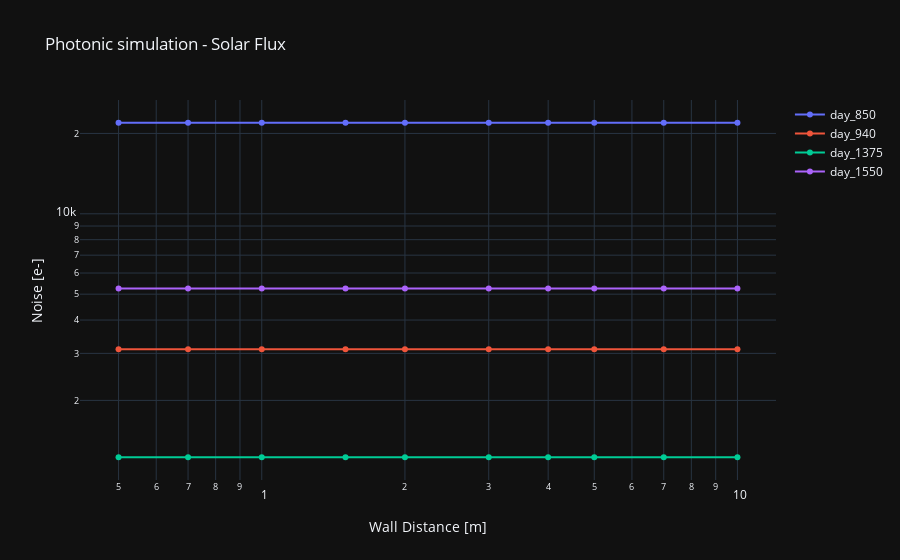

This figure's notebook cell:
### Markdown cell above
## Solar

### Code cell
test_cfg = ['fake_tof_day_850','fake_tof_day_940','fake_tof_day_1375','fake_tof_day_1550']
data = [0,1,2,3]
# test_cfg = ['fake_tof_day_940','fake_tof_day_1375']
# data = [0,1]
for i, cfg in enumerate(test_cfg):
    photonic = Photonic(config=cfg)
    photonic = overide_phototonic(photonic)
    dist_vec = np.array([0.5,0.7,1,1.5,2,3,4,5,7,10])
    solar=photonic.photoelectron(
        siliconFlux=photonic.siliconFlux(
        wall_flux=photonic.wallFlux(dist_vec=dist_vec,light_type='solar')))
    trace0 = go.Scatter(x=dist_vec, y=solar,   # Select 'lines', 'markers' or 'lines+markers'
                        mode='lines+markers', name=cfg[9:])
    data[i] = trace0

layout = dict(title='Photonic simulation - Solar Flux',
              xaxis=dict(title='Wall Distance [m]', type='log'),  # Select 'log' or 'linear'
              yaxis=dict(title='Noise [e-]',type='log'),  # Select 'log' or 'linear'
              template='plotly_dark',
              barmode='group',
              hovermode='x')

iplot(dict(data=data, layout=layout))

### Figure 1 — Plotly figure (JSON) as saved in the notebook; plotly's stock layout.template omitted (floating-point values rounded to 4 significant figures)
{"data": [{"mode": "lines+markers", "name": "day_850", "type": "scatter", "x": [0.5, 0.7, 1, 1.5, 2, 3, 4, 5, 7, 10], "y": [21930.0, 21930.0, 21930.0, 21930.0, 21930.0, 21930.0, 21930.0, 21930.0, 21930.0, 21930.0]}, {"mode": "lines+markers", "name": "day_940", "type": "scatter", "x": [0.5, 0.7, 1, 1.5, 2, 3, 4, 5, 7, 10], "y": [3107.0, 3107.0, 3107.0, 3107.0, 3107.0, 3107.0, 3107.0, 3107.0, 3107.0, 3107.0]}, {"mode": "lines+markers", "name": "day_1375", "type": "scatter", "x": [0.5, 0.7, 1, 1.5, 2, 3, 4, 5, 7, 10], "y": [1225.0, 1225.0, 1225.0, 1225.0, 1225.0, 1225.0, 1225.0, 1225.0, 1225.0, 1225.0]}, {"mode": "lines+markers", "name": "day_1550", "type": "scatter", "x": [0.5, 0.7, 1, 1.5, 2, 3, 4, 5, 7, 10], "y": [5251.0, 5251.0, 5251.0, 5251.0, 5251.0, 5251.0, 5251.0, 5251.0, 5251.0, 5251.0]}], "layout": {"barmode": "group", "hovermode": "x", "title": {"text": "Photonic simulation - Solar Flux"}, "xaxis": {"title": {"text": "Wall Distance [m]"}, "type": "log"}, "yaxis": {"title": {"text": "Noise [e-]"}, "type": "log"}}}
